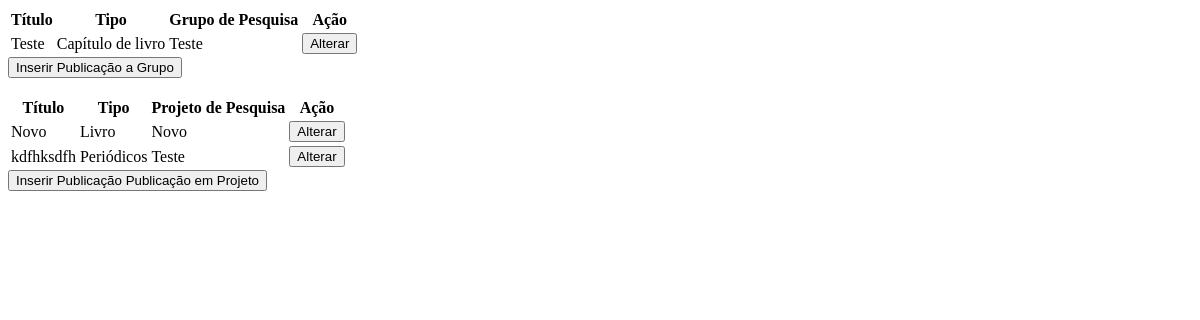
Page /Codigos/PHP/lista_publicacoes.php (signed in) on the committed database.
### tables this page shows
CREATE TABLE IF NOT EXISTS `publicacoes` (
  `cod_publicacao` int(11) NOT NULL AUTO_INCREMENT,
  `titulo` varchar(100) NOT NULL,
  `tipo` varchar(80) NOT NULL,
  `data_pub` date NOT NULL,
  `fk_docente` int(11) NOT NULL,
  `fk_projeto` int(11) DEFAULT NULL,
  `fk_linha_docente` int(11) NOT NULL,
  `referencia_abnt` text NOT NULL,
  `referencia_pub` text NOT NULL,
  `fk_grupo` int(11) DEFAULT NULL,
  PRIMARY KEY (`cod_publicacao`),
  KEY `docente` (`fk_docente`),
  KEY `linha projeto` (`fk_projeto`),
  KEY `linha docente` (`fk_linha_docente`),
  KEY `grupo` (`fk_grupo`)
);

CREATE TABLE IF NOT EXISTS `grupo_pesquisa` (
  `id` int(11) NOT NULL AUTO_INCREMENT,
  `nome` varchar(120) NOT NULL,
  `sigla` varchar(8) NOT NULL,
  `lattes` varchar(120) DEFAULT NULL,
  `email` varchar(120) DEFAULT NULL,
  `descricao` text,
  `data_inicio` date NOT NULL,
  `ativacao` tinyint(1) DEFAULT NULL,
  `id_lider` int(11) NOT NULL,
  PRIMARY KEY (`id`),
  KEY `id_lider` (`id_lider`)
);

CREATE TABLE IF NOT EXISTS `projetos_pesquisa` (
  `cod_projeto` int(11) NOT NULL AUTO_INCREMENT,
  `titulo` varchar(100) NOT NULL,
  `fk_grupo` int(11) NOT NULL,
  `fk_linha` int(11) NOT NULL,
  `bolsa` varchar(100) NOT NULL,
  `fk_prof_responsavel` int(11) NOT NULL,
  `data_inicio` date NOT NULL,
  `data_fim` date DEFAULT NULL,
  PRIMARY KEY (`cod_projeto`),
  KEY `linha pesquisa` (`fk_linha`),
  KEY `professor responsavel` (`fk_prof_responsavel`),
  KEY `grupo` (`fk_grupo`)
);

### Codigos/PHP/funcoes.php (called while the page is built, shortened)
<?php
function logado()
{
  	if((isset ($_SESSION['login']) == true) and (isset ($_SESSION['senha']) == true))
	{
	  $logado = $_SESSION['login'];
	}
	else
	{
	  $logado = NULL;
	}
	return $logado;
}
function lider()
{
	include("conexao.php");
	$prontuario = logado();
	$consulta = "SELECT `id` FROM `usuarios` WHERE `prontuario` = '$prontuario'";
  	$result = $mysqli->query($consulta) or die($mysqli->error);
  	$dado = mysqli_fetch_assoc($result);
  	$idlider = $dado["id"];
  	return $idlider;
}
 ?>

### Codigos/PHP/lista_publicacoes.php (the view, shortened to what this page needs)
<!DOCTYPE html>
<html>
<head>
<?php include("conexao.php");
       include("funcoes.php");
       $lider = lider();
        $consulta_grupo = "SELECT `cod_publicacao`, `titulo`, `tipo`, nome FROM `publicacoes`, grupo_pesquisa WHERE `fk_grupo` = id and id_lider = '$lider'";
        $con = $mysqli->query($consulta_grupo) or die ($mysqli->error);
         $consulta_projeto = "SELECT `cod_publicacao`, pub.titulo as publicacao, `tipo`, p.titulo as projeto FROM `publicacoes` as pub, grupo_pesquisa, projetos_pesquisa as p WHERE fk_projeto = cod_projeto and p.fk_grupo = id and id_lider = '$lider'";
        $con2 = $mysqli->query($consulta_projeto) or die ($mysqli->error);
  ?>
<link rel="stylesheet" type="text/css" href="../CSS/perm.css">
</head>
<body>
    <div id = "conteudo">
      <table class="table table-bordered table-sm m-0">
                    <thead class="">
                        <tr class="text-center">
                            <th class="text-center">Título</th>
                            <th class="text-center">Tipo</th>
                             <th class="text-center">Grupo de Pesquisa</th>
                            <th>Ação</th>
                        </tr>
                    </thead>
                    <tbody>
                        <?php
                            while($dados = $con->fetch_array()){?>
                             <tr>
                                 <td class="text-center"><?php echo $dados["titulo"]; ?></td>
                                 <td class="text-center"><?php echo $dados["tipo"]; ?></td>
                                 <td class="text-center"><?php echo $dados["nome"]; ?></td>
                                 <td class="text-center"><?php echo " <a href=\"edita_pub.php?id=".$dados["cod_publicacao"]."\"><button class=\"btn btn-warning btn-block\">Alterar</button></a>"; ?></td>
                                </tr>
                        <?php } ?>
                    </tbody>
                </table>
                <?php
                        echo " <a href=\"seleciona_grupoPUB.php\"><button class=\"btn btn-success\">Inserir Publicação a Grupo</button></a>";
                 ?>
                 <br><br>
                 <table class="table table-bordered table-sm m-0">
                    <thead class="">
                        <tr class="text-center">
                            <th class="text-center">Título</th>
                            <th class="text-center">Tipo</th>
                            <th class="text-center">Projeto de Pesquisa</th>
                            <th>Ação</th>
                        </tr>
                    </thead>
                    <tbody>
                        <?php
                            while($dados2 = $con2->fetch_array()){?>
                             <tr>
                                 <td class="text-center"><?php echo $dados2["publicacao"]; ?></td>
                                 <td class="text-center"><?php echo $dados2["tipo"]; ?></td>
                                 <td class="text-center"><?php echo $dados2["projeto"]; ?></td>
                                 <td class="text-center"><?php echo " <a href=\"edita_pub.php?id=".$dados2["cod_publicacao"]."\"><button class=\"btn btn-warning btn-block\">Alterar</button></a>"; ?></td>
                                </tr>
                        <?php } ?>
                    </tbody>
                </table>
                <?php
                        echo " <a href=\"seleciona_projeto.php\"><button class=\"btn btn-success\">Inserir Publicação Publicação em Projeto</button></a>";
                 ?>
    </div>
</body>
</html>

### rows in the picture
publicacoes: titulo "Teste", tipo "Capítulo de livro", fk_grupo.nome "Teste"
publicacoes: titulo "Novo", tipo "Livro", fk_projeto.titulo "Novo"
publicacoes: titulo "kdfhksdfh", tipo "Periódicos", fk_projeto.titulo "Teste"
